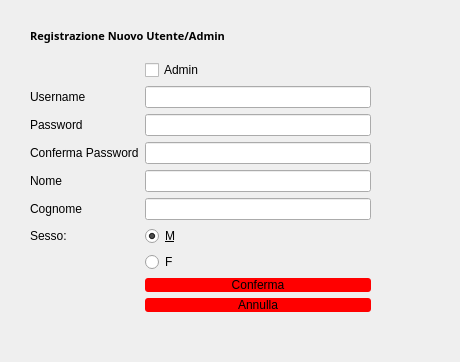
<?xml version="1.0" encoding="UTF-8"?>
<ui version="4.0">
 <class>registrationView</class>
 <widget class="QWidget" name="registrationView">
  <property name="geometry">
   <rect>
    <x>0</x>
    <y>0</y>
    <width>460</width>
    <height>362</height>
   </rect>
  </property>
  <property name="windowTitle">
   <string>Form</string>
  </property>
  <widget class="QWidget" name="formLayoutWidget">
   <property name="geometry">
    <rect>
     <x>30</x>
     <y>60</y>
     <width>341</width>
     <height>291</height>
    </rect>
   </property>
   <layout class="QFormLayout" name="formLayout">
    <property name="labelAlignment">
     <set>Qt::AlignLeading|Qt::AlignLeft|Qt::AlignVCenter</set>
    </property>
    <item row="1" column="1">
     <widget class="QCheckBox" name="TypeBox">
      <property name="text">
       <string>Admin</string>
      </property>
     </widget>
    </item>
    <item row="2" column="0">
     <widget class="QLabel" name="UsernameLabel">
      <property name="text">
       <string>Username</string>
      </property>
     </widget>
    </item>
    <item row="2" column="1">
     <widget class="QLineEdit" name="Username"/>
    </item>
    <item row="3" column="0">
     <widget class="QLabel" name="inserisciPasswordMinimo5CaratteriLabel">
      <property name="text">
       <string>Password</string>
      </property>
     </widget>
    </item>
    <item row="3" column="1">
     <widget class="QLineEdit" name="passEdit"/>
    </item>
    <item row="4" column="0">
     <widget class="QLabel" name="confermaPasswordLabel">
      <property name="text">
       <string>Conferma Password</string>
      </property>
     </widget>
    </item>
    <item row="4" column="1">
     <widget class="QLineEdit" name="confirmPassword"/>
    </item>
    <item row="5" column="0">
     <widget class="QLabel" name="nomeLabel">
      <property name="text">
       <string>Nome</string>
      </property>
     </widget>
    </item>
    <item row="5" column="1">
     <widget class="QLineEdit" name="nomeLineEdit"/>
    </item>
    <item row="6" column="0">
     <widget class="QLabel" name="cognomeLabel">
      <property name="text">
       <string>Cognome</string>
      </property>
      <property name="alignment">
       <set>Qt::AlignLeading|Qt::AlignLeft|Qt::AlignVCenter</set>
      </property>
     </widget>
    </item>
    <item row="6" column="1">
     <widget class="QLineEdit" name="cognomeLineEdit"/>
    </item>
    <item row="8" column="0">
     <widget class="QLabel" name="label_3">
      <property name="text">
       <string>Sesso:</string>
      </property>
     </widget>
    </item>
    <item row="8" column="1">
     <widget class="QRadioButton" name="radioM">
      <property name="text">
       <string>&amp;M</string>
      </property>
      <property name="checked">
       <bool>true</bool>
      </property>
     </widget>
    </item>
    <item row="10" column="1">
     <widget class="QPushButton" name="confirmbtn">
      <property name="styleSheet">
       <string notr="true">QPushButton {
    background-color:  rgb(255,0,0);
    border-radius: 3px;
	color: black;
}
QPushButton:pressed {
    background-color: rgb(203, 218, 249);
	color: black;
}</string>
      </property>
      <property name="text">
       <string>Conferma</string>
      </property>
      <property name="default">
       <bool>true</bool>
      </property>
     </widget>
    </item>
    <item row="11" column="1">
     <widget class="QPushButton" name="cancelbtn">
      <property name="styleSheet">
       <string notr="true">QPushButton {
    background-color:  rgb(255,0,0);
    border-radius: 3px;
	color: black;
}
QPushButton:pressed {
    background-color: rgb(203, 218, 249);
	color: black;
}</string>
      </property>
      <property name="text">
       <string>Annulla</string>
      </property>
     </widget>
    </item>
    <item row="9" column="1">
     <widget class="QRadioButton" name="radioF">
      <property name="text">
       <string>F</string>
      </property>
     </widget>
    </item>
   </layout>
  </widget>
  <widget class="QLabel" name="label">
   <property name="geometry">
    <rect>
     <x>30</x>
     <y>20</y>
     <width>521</width>
     <height>31</height>
    </rect>
   </property>
   <property name="font">
    <font>
     <family>.SF NS Text</family>
     <pointsize>8</pointsize>
     <weight>75</weight>
     <italic>false</italic>
     <bold>true</bold>
    </font>
   </property>
   <property name="styleSheet">
    <string notr="true"/>
   </property>
   <property name="text">
    <string>Registrazione Nuovo Utente/Admin</string>
   </property>
  </widget>
  <widget class="QLabel" name="label_2">
   <property name="geometry">
    <rect>
     <x>380</x>
     <y>120</y>
     <width>47</width>
     <height>13</height>
    </rect>
   </property>
   <property name="text">
    <string/>
   </property>
  </widget>
 </widget>
 <resources/>
 <connections/>
</ui>
